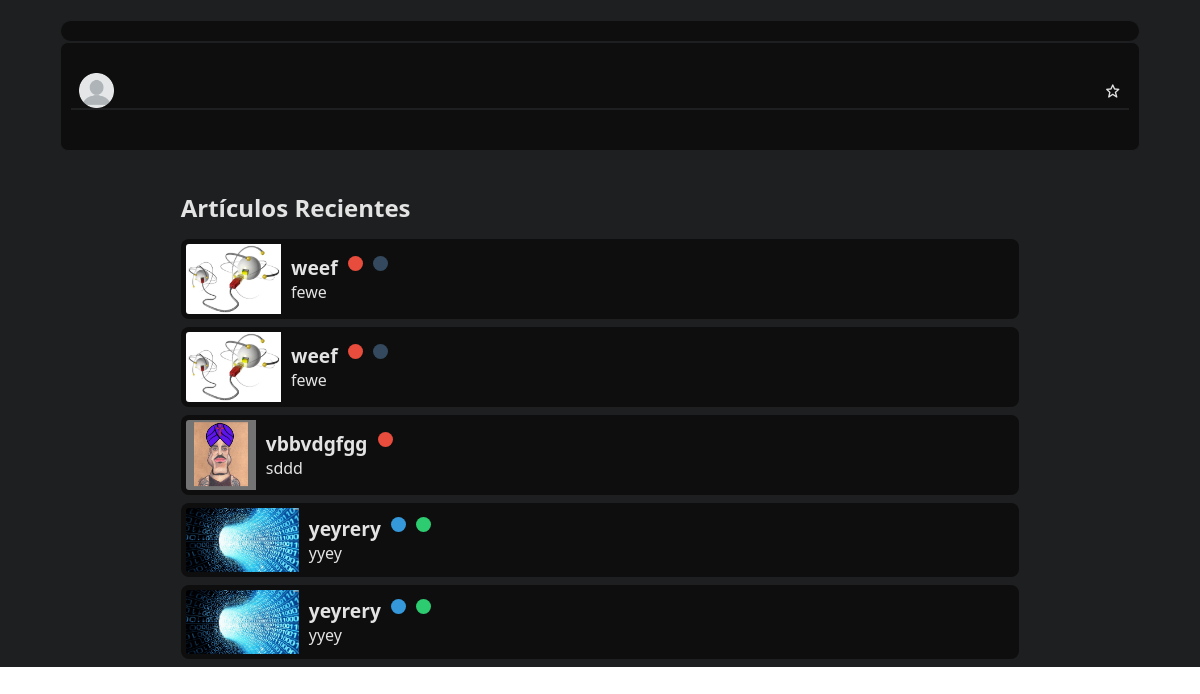
/modules/posts/reader.php, run on the app's committed database.
### tables this page shows
CREATE TABLE `posts_has_categories` (
  `Posts_idPosts` int(255) NOT NULL,
  `Categories_idCategories` int(255) NOT NULL
);

CREATE TABLE `posts` (
  `idPosts` int(255) NOT NULL,
  `title` varchar(45) NOT NULL,
  `subtitle` tinytext NOT NULL,
  `description` mediumtext NOT NULL,
  `portraitImg` mediumtext NOT NULL,
  `created_at` datetime NOT NULL,
  `updated_at` datetime DEFAULT NULL,
  `deleted_at` datetime DEFAULT NULL,
  `Users_idUsers` int(255) NOT NULL,
  `isArchived` tinyint(1) NOT NULL
);

CREATE TABLE `categories` (
  `idCategories` int(255) NOT NULL,
  `name` varchar(45) NOT NULL
);

### modules/posts/readerGet.php (called while the page is built, shortened)
<?php
$rows = [];

### modules/posts/favGet.php (called while the page is built, shortened)
<?php
include "../../config.php";
function getCookie($cname)
{
    if (!isset($_COOKIE[$cname])) {
        return "";
    }
    return $_COOKIE[$cname];
}
function isFavorite($userId, $postId)
{
    global $connection;
    $query = "SELECT COUNT(*) as count
    FROM FAVORITES
    WHERE Users_idUsers = '$userId'
    AND Posts_idPosts = '$postId'
    AND deleted_at IS NULL";
    $result = mysqli_query($connection, $query);
    $row = mysqli_fetch_assoc($result);
    return $row['count'] > 0;
}
$userId = getCookie("userId");
$postId = $rows[0]['idPosts'];
$activeClass = isFavorite($userId, $postId) ? 'active' : '';

### modules/posts/readerGetPost.php (called while the page is built, shortened)
<?php
include "../../config.php";
$query = "SELECT p.idPosts, p.title, p.subtitle, p.description, p.portraitImg, p.isArchived, p.created_at, pc.Categories_idCategories, c.idCategories, c.name
          FROM posts p
          INNER JOIN posts_has_categories pc ON p.idPosts = pc.Posts_idPosts
          INNER JOIN categories c ON pc.Categories_idCategories = c.idCategories
          WHERE p.isArchived = 0 AND deleted_at IS NULL
          ORDER BY p.idPosts DESC
          LIMIT 5;";
$r = mysqli_query($connection, $query);
$rows2 = [];
while ($response = mysqli_fetch_assoc($r)) {
    $rows2[] = $response;
}

### modules/posts/reader.php (the view, shortened to what this page needs)
<?php
include "../../config.php";
include './readerGet.php';
include './readerGetPost.php';
include './favGet.php';
try {
    $pdo = new PDO("mysql:host=localhost;dbname=pagina13;charset=utf8", "root", "");
    $pdo->setAttribute(PDO::ATTR_ERRMODE, PDO::ERRMODE_EXCEPTION);
} catch (PDOException $e) {
    echo "Error de conexión: " . $e->getMessage();
    exit;
}
?>
<!DOCTYPE html>
<html lang="es">
<head>
    <link href='https://unpkg.com/boxicons@2.1.4/css/boxicons.min.css' rel='stylesheet'>
    <link rel="stylesheet" href="./views/css/reader.css">
</head>
<body>
    <main>
        <section>
            <div id="main-post" data-post-id="<?php echo $rows[0]['idPosts']; ?>">
                <div id="categoriesReader">
                    <?php
                    $category_colors = [
                        'Base de Datos' => '#1abc9c',
                        'Matemáticas' => '#3498db',
                        'Organización Computacional' => '#9b59b6',
                        'Lógica Computacional' => '#e67e22',
                        'Lengua y Literatura' => '#e74c3c',
                        'Inglés Técnico' => '#34495e',
                        'Laboratorio de Algoritmos' => '#f1c40f',
                        'Proyecto Informático' => '#2ecc71',
                        'Sistemas Operativos' => '#95a5a6'
                    ];
                    ?>
                </div>
                <h2 id="readerTitle"><?php echo $rows[0]['title'] ?></h2>
                <div id="reader">
                    <p id="readerSubtitle"><?php echo $rows[0]['subtitle'] ?></p>
                    <img id="readerPortrait" src="<?php echo $rows[0]['portraitImg'] = str_replace('../', '', $rows[0]['portraitImg']); ?>">
                    <div id="writFavCont">
                        <div id="author">
                            <img src="./views/img/sin perfil.png">
                        </div>
                        <i class="bx bx-star <?php echo $activeClass; ?>"></i>
                    </div>
                    <hr>
                    <p id="descriptionReader"><?php echo $rows[0]['description'] ?></p>
                </div>
            </div>
            <div id="recentPosts">
                <h2>Artículos Recientes</h2>
                <ul id="recentArticlesListContainer" class="recent-post-list recentListReader">
                    <?php
                    foreach ($rows2 as $post):
                        $query_recent_categories = "SELECT c.name
                                                    FROM categories c
                                                    JOIN posts_has_categories phc ON phc.Categories_idCategories = c.idCategories
                                                    WHERE phc.Posts_idPosts = ?";
                        $stmt_recent_categories = $pdo->prepare($query_recent_categories);
                        $stmt_recent_categories->execute([$post['idPosts']]);
                        $recent_categories = $stmt_recent_categories->fetchAll();
                    ?>
                        <li class="recent" id="<?php echo $post['idPosts']; ?>">
                            <img src="<?php echo str_replace('../../', '', $post['portraitImg']); ?>" class="img" alt="Imagen del artículo">
                            <div class="recent-description">
                                <div class="recent-text">
                                <h3><?php
                                    if (strlen($post['title']) > 25) {
                                        $post['title'] = substr($post['title'], 0, 25);
                                        $lastSpace = strrpos($post['title'], ' ');
                                        if ($lastSpace !== false) {
                                            $post['title'] = substr($post['title'], 0, $lastSpace);
                                        }
                                        echo $post['title'] . '...';
                                    } else {
                                        echo $post['title'];
                                    }
                                    ?></h3>
                                <p><?php
                                    if (strlen($post['subtitle']) > 30) {
                                        $post['subtitle'] = substr($post['subtitle'], 0, 30);
                                        $lastSpace = strrpos($post['subtitle'], ' ');
                                        if ($lastSpace !== false) {
                                            $post['subtitle'] = substr($post['subtitle'], 0, $lastSpace);
                                        }
                                        echo $post['subtitle'] . '...';
                                    } else {
                                        echo $post['subtitle'];
                                    }
                                    ?></p>
                                </div>
                                <div class="category-list">
                                    <?php
                                    foreach ($recent_categories as $category):
                                        echo '<span class="category" style="background-color: ' . $category_colors[$category['name']] . '"></span>';
                                    endforeach;
                                    ?>
                                </div>
                            </div>
                        </li>
                    <?php endforeach; ?>
                </ul>
            </div>
        </section>
    </main>
</body>
</html>

### views/css/reader.css (style rules this page uses)
* { box-sizing: border-box; font-family: system-ui, -apple-system, BlinkMacSystemFont, "Segoe UI", Roboto, Oxygen, Ubuntu, Cantarell, "Open Sans", "Helvetica Neue", sans-serif; margin: 0px; padding: 0px; }
body { color: #e3e3e3; }
section { background-color: #1e1f20; display: grid; grid-template-columns: repeat(20, 1fr); gap: 5px; }
#main-post { grid-column-start: 5; grid-column-end: 15; display: flex; flex-direction: column; width: center 80%; }
#categoriesReader { display: flex; flex-wrap: nowrap; background-color: #1e1f20; padding: 10px 0px; }
.category { width: 15px; height: 15px; border-radius: 50%; display: inline-block; margin: 0 5px; }
#readerTitle { background-color: #0e0e0e; border: 0.5px solid #1e1f20; padding: 10px; border-radius: 0.5em; }
#reader { background-color: #0e0e0e; padding: 0 10px 10px; border: 0.5px solid #1e1f20; border-radius: 0.5em; margin-bottom: 20px; }
#readerSubtitle { padding-top: 5px; }
#author { display: flex; flex-wrap: nowrap; align-items: center; max-height: 70px; margin-left: 0.5rem; }
#author img { max-height: 35px; padding-right: 10px; }
hr { border: 0.1px solid #1e1f20; }
#descriptionReader { padding: 10px 0 20px; overflow-wrap: break-word; word-wrap: break-word; max-width: 100%; box-sizing: border-box; }
#recentPosts { align-self: start; margin: 50px 0 0 45px; grid-column-start: 15; grid-column-end: 20; grid-row-start: 1; }
#recentPosts h2 { padding-bottom: 15px; }
.recent-text { display: flex; flex-direction: column; }
.recent { display: flex; flex-wrap: nowrap; margin-bottom: 0.5rem; max-height: 80px; min-width: 100%; align-items: center; background-color: #0e0e0e; border-radius: 0.5em; transition: .4s ease; }
.recent img { max-width: 8rem; border-radius: 0.5rem; max-height: 5rem; padding: 5px 10px 5px 5px; }
.recent div { padding: 5px 5px 5px 0; }
@media (max-width: 1820px) { #main-post { grid-column-start: 2; grid-column-end: 13; } }
@media (max-width: 1820px) { #recentPosts { grid-column-start: 13; grid-column-end: 20; } }
@media (max-width: 1220px) { #main-post { grid-column-start: 2; grid-column-end: 20; } }
@media (max-width: 1220px) { #recentPosts { grid-column-start: 4; grid-column-end: 18; grid-row-start: 2; margin: 15px 0 0; } }

### data on the page
posts_has_categories: posts.portraitImg (picture), posts.title "weef", posts.subtitle "fewe"
posts_has_categories: posts.portraitImg (picture), posts.title "weef", posts.subtitle "fewe"
posts_has_categories: posts.portraitImg (picture), posts.title "vbbvdgfgg", posts.subtitle "sddd"
posts_has_categories: posts.portraitImg (picture), posts.title "yeyrery", posts.subtitle "yyey"
posts_has_categories: posts.portraitImg (picture), posts.title "yeyrery", posts.subtitle "yyey"
